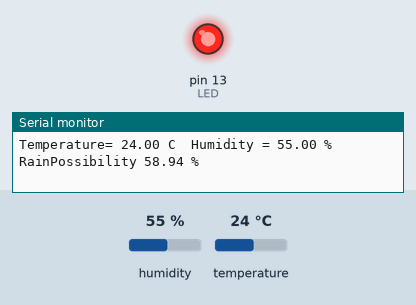
The sketch below on a simulated Arduino Uno, built with avr-gcc and run on an emulated ATmega328P. Parts: output pins drawn as LEDs (lit = HIGH), the last lines printed to the serial monitor. Inputs (shaded band) come from the test bench; at power-on: humidity 55 %, temperature 24 °C.

Above: at 5.8 s.
5.9 s: humidity set to 46 %
11.9 s: humidity set to 43 %
At 15.8 s:
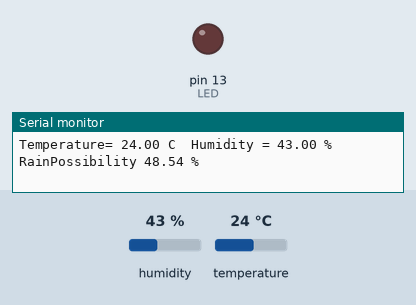
17.9 s: humidity set to 68 %
At 21.1 s:
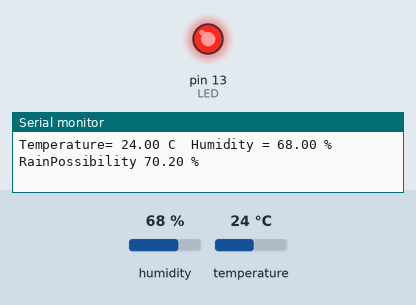
23.9 s: humidity set to 22 %
At 26.5 s:
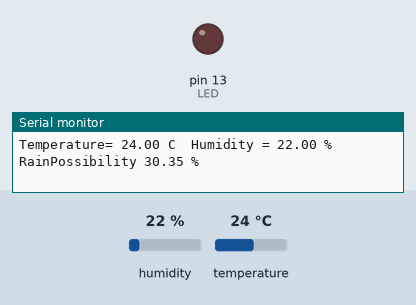
Timing chart, 0 to 28.0 s (numbered marks = the images above; inputs shaded):
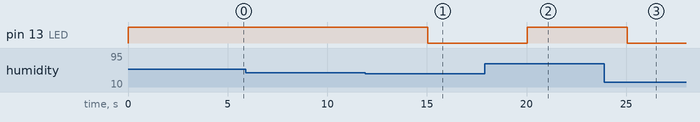

Measured:
- the behaviour switches between 45 and 44 % on humidity (found by bisection; images 0 and 1)
- after the input at 11.9 s, pin 13 (LED): HIGH → LOW after 3.1 s
- after the input at 17.9 s, pin 13 (LED): LOW → HIGH after 2.1 s
- after the input at 23.9 s, pin 13 (LED): HIGH → LOW after 1.1 s

The sketch:

sketch.ino
```cpp
#include <dht.h>
dht DHT;
#define  dataPin 8
int LED=13;

void setup() {
  pinMode(LED, OUTPUT);
  Serial.begin(9600);

}

void loop() {
  int readData=DHT.read22(dataPin);
  float t=DHT.temperature;
  float h=DHT.humidity;
  float RainPossibility=0.04628089*h+0.00197808*t+0.5555905405405404;
  float Percentage_RainPossibility=(RainPossibility/5.3419)*100;
  if (Percentage_RainPossibility>50){
    digitalWrite(LED, HIGH);
  }
  else{
    digitalWrite(LED, LOW);
  }
  Serial.print("Temperature= ");
  Serial.print(t);
  Serial.print(" C ");
  Serial.print(" Humidity = ");
  Serial.print(h);
  Serial.print(" % ");
  Serial.print(" RainPossibility ");
  Serial.print(Percentage_RainPossibility);
  Serial.println(" % ");
  delay(5000);
}
```
